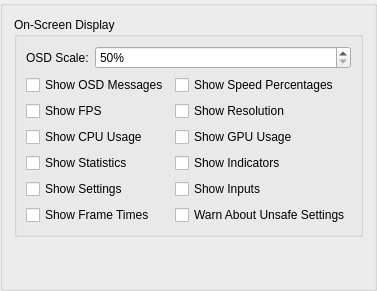
     <widget class="QGroupBox" name="osdTab">
      <attribute name="title">
       <string>OSD</string>
      </attribute>
      <layout class="QVBoxLayout" name="verticalLayout_3">
       <item>
        <widget class="QGroupBox" name="groupBox_4">
         <property name="title">
          <string>On-Screen Display</string>
         </property>
         <layout class="QFormLayout" name="formLayout_8">
          <item row="0" column="0">
           <widget class="QLabel" name="label_29">
            <property name="text">
             <string>OSD Scale:</string>
            </property>
           </widget>
          </item>
          <item row="0" column="1">
           <widget class="QSpinBox" name="osdScale">
            <property name="suffix">
             <string>%</string>
            </property>
            <property name="minimum">
             <number>50</number>
            </property>
            <property name="maximum">
             <number>500</number>
            </property>
           </widget>
          </item>
          <item row="1" column="0" colspan="2">
           <layout class="QGridLayout" name="gridLayout_6">
            <item row="3" column="1">
             <widget class="QCheckBox" name="osdShowIndicators">
              <property name="text">
               <string>Show Indicators</string>
              </property>
             </widget>
            </item>
            <item row="1" column="1">
             <widget class="QCheckBox" name="osdShowResolution">
              <property name="text">
               <string>Show Resolution</string>
              </property>
             </widget>
            </item>
            <item row="4" column="1">
             <widget class="QCheckBox" name="osdShowInputs">
              <property name="text">
               <string>Show Inputs</string>
              </property>
             </widget>
            </item>
            <item row="2" column="1">
             <widget class="QCheckBox" name="osdShowGPU">
              <property name="text">
               <string>Show GPU Usage</string>
              </property>
             </widget>
            </item>
            <item row="4" column="0">
             <widget class="QCheckBox" name="osdShowSettings">
              <property name="text">
               <string>Show Settings</string>
              </property>
             </widget>
            </item>
            <item row="1" column="0">
             <widget class="QCheckBox" name="osdShowFPS">
              <property name="text">
               <string>Show FPS</string>
              </property>
             </widget>
            </item>
            <item row="0" column="0">
             <widget class="QCheckBox" name="osdShowMessages">
              <property name="text">
               <string>Show OSD Messages</string>
              </property>
             </widget>
            </item>
            <item row="3" column="0">
             <widget class="QCheckBox" name="osdShowGSStats">
              <property name="text">
               <string>Show Statistics</string>
              </property>
             </widget>
            </item>
            <item row="2" column="0">
             <widget class="QCheckBox" name="osdShowCPU">
              <property name="text">
               <string>Show CPU Usage</string>
              </property>
             </widget>
            </item>
            <item row="0" column="1">
             <widget class="QCheckBox" name="osdShowSpeed">
              <property name="text">
               <string>Show Speed Percentages</string>
              </property>
             </widget>
            </item>
            <item row="5" column="1">
             <widget class="QCheckBox" name="warnAboutUnsafeSettings">
              <property name="text">
               <string>Warn About Unsafe Settings</string>
              </property>
             </widget>
            </item>
            <item row="5" column="0">
             <widget class="QCheckBox" name="osdShowFrameTimes">
              <property name="text">
               <string>Show Frame Times</string>
              </property>
             </widget>
            </item>
           </layout>
          </item>
         </layout>
        </widget>
       </item>
       <item>
        <spacer name="verticalSpacer_3">
         <property name="orientation">
          <enum>Qt::Vertical</enum>
         </property>
         <property name="sizeHint" stdset="0">
          <size>
           <width>20</width>
           <height>40</height>
          </size>
         </property>
        </spacer>
       </item>
      </layout>
     </widget>
